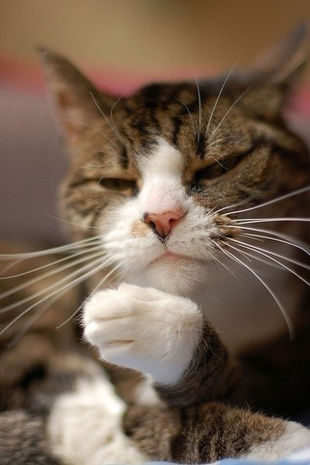
#> input picture image/test.png, 310 x 465 px, found by its file name
$ python modes.py
#> lines starting #> are read from the running program, lines starting #| are printed output that depends on the picture
#!/usr/bin/env python3
# -*- coding utf-8 -*-

'a test module'

__authot__ = 'Eamon chen'

import sys

def test():
	args = sys.argv
	if len(args)==1:
		print('hello world')
	elif len(args)==2:
		print('hello %s!' % args[1])
	else:
		print('Too many arguments!')

if __name__ == '__main__':
	test()

print(sys.argv[0])


def _private_1(name):
	return ('hello ,%s' % name)

def _private_2(name):
	return ('Hi ,%s' % name)

def greeting(name):
	if len(name) > 3:
		return _private_1(name)
	else:
		return _private_2(name)


from PIL import Image

def thumbnailPic():
	im=Image.open('image/test.png')
#> im is the input picture: PIL image 310x465 RGBA; mean R, G, B, A 116.3, 96.3, 79.1, 255
	print(im.format,im.size,im.mode)
#| PNG (310, 465) RGBA
	im.thumbnail((200,200))
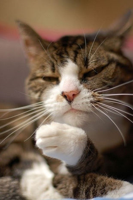
#> im: PIL image 133x200 RGBA; mean R, G, B, A 116.3, 96.3, 79.1, 255
	im.save('image/thumb.jpg','JPEG')

thumbnailPic()
